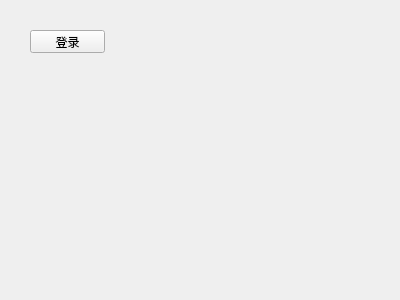
<?xml version="1.0" encoding="UTF-8"?>
<ui version="4.0">
 <class>Main</class>
 <widget class="QWidget" name="Main">
  <property name="geometry">
   <rect>
    <x>0</x>
    <y>0</y>
    <width>400</width>
    <height>300</height>
   </rect>
  </property>
  <property name="windowTitle">
   <string>Form</string>
  </property>
  <widget class="QPushButton" name="LoginpushButton">
   <property name="geometry">
    <rect>
     <x>30</x>
     <y>30</y>
     <width>75</width>
     <height>23</height>
    </rect>
   </property>
   <property name="text">
    <string>登录</string>
   </property>
  </widget>
 </widget>
 <resources/>
 <connections/>
</ui>
